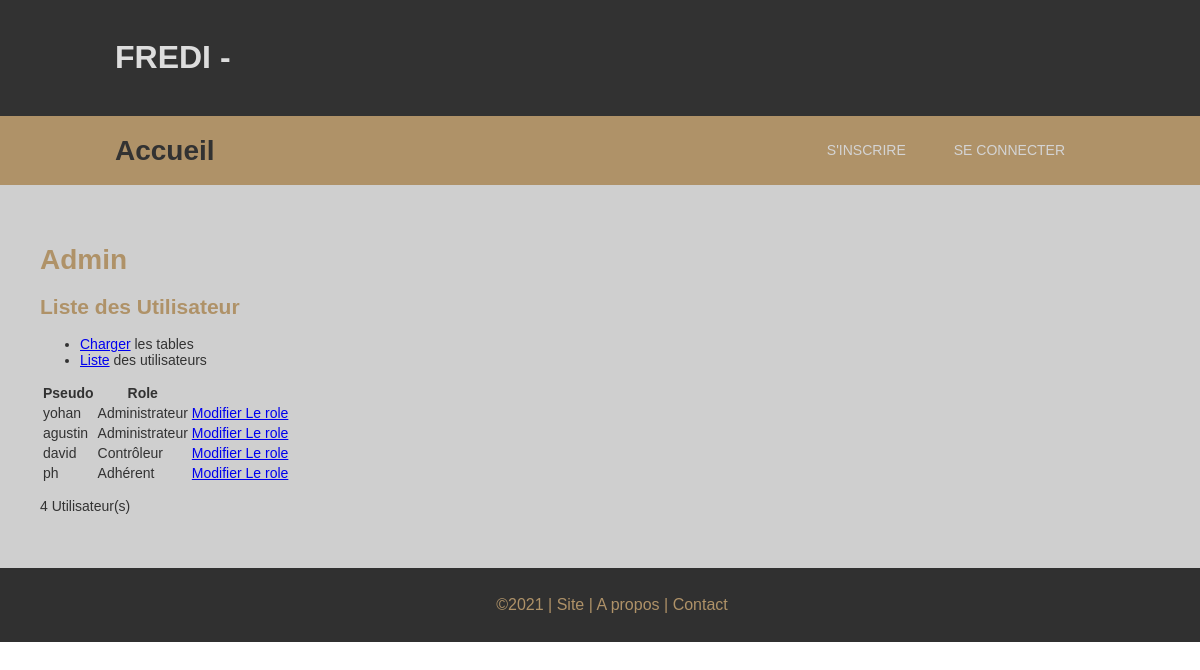
Screenshot of /utilisateur_liste.php with the database file from the repository.
### tables this page shows
CREATE TABLE `utilisateur` (
  `id_utilisateur` int(11) NOT NULL,
  `pseudo` varchar(50) DEFAULT NULL,
  `mdp` varchar(255) DEFAULT NULL,
  `mail` varchar(50) DEFAULT NULL,
  `nom` varchar(50) DEFAULT NULL,
  `prenom` varchar(50) DEFAULT NULL,
  `role` smallint(6) DEFAULT NULL
);

### app/dao/dao.php (called while the page is built, shortened)
<?php
class dao
{
    function __construct() {
        $user=DB_USER;
        $password=DB_PASSWORD;
        $host=DB_HOST;
        $name=DB_NAME;
        $dsn = 'mysql:host=' . $host . ';dbname=' . $name;
        try {
            $pdo = new PDO($dsn, $user, $password, array(PDO::MYSQL_ATTR_INIT_COMMAND =>
            "SET NAMES utf8"));
            $pdo->setAttribute(PDO::ATTR_ERRMODE, PDO::ERRMODE_EXCEPTION);
        } catch (PDOException $e) {
            echo("<p>Erreur lors de la connexion : " . $e->getMessage().'<p>');
        }
        $this->pdo = $pdo;
    }
}

### app/dao/UserDAO.php (called while the page is built, shortened)
<?php
    class UserDAO extends dao
    {
        function findAll() {
            $sql = "SELECT * FROM utilisateur";
            try {
                $sth = $this->pdo->prepare($sql);
                $sth->execute();
                $rows = $sth->fetchAll(PDO::FETCH_ASSOC);
            } catch (PDOException $e) {
                throw new Exception("Erreur lors de la requête SQL : " . $e->getMessage());
            }
            $user = array();
            foreach ($rows as $row) {
                $user[] = new User($row);
            }
            return $user;
        }
    }
?>

### app/class/user.php (called while the page is built, shortened)
<?php
    class User {
        private $id_utilisateur;
        private $pseudo;
        private $role;
        public function get_id_utilisateur(){
            return $this->id_utilisateur;
        }
        public function get_pseudo(){
            return $this->pseudo;
        }
        public function get_role(){
            return $this->role;
        }
        public function set_id_utilisateur($id_utilisateur){
            $this->id_utilisateur = $id_utilisateur;
        }
        public function set_pseudo($pseudo){
            return $this->pseudo = $pseudo;
        }
        public function set_mdp($mdp){
            return $this->mdp = $mdp;
        }
        public function set_mail($mail){
            return $this->mail = $mail;
        }
        public function set_nom($nom){
            return $this->nom = $nom;
        }
        public function set_prenom($prenom){
            return $this->prenom = $prenom;
        }
        public function set_role($role){
            return $this->role = $role;
        }
        public function fill(array $tableau){
            foreach($tableau as $key => $valeur){
                $methode = 'set_'.$key;
            }
        }
    }

### utilisateur_liste.php (the view, shortened to what this page needs)
<?php
  include('header.php');
  $users = new UserDAO();
  $users = $users->findAll();
?>
  <h1>Admin</h1>
  <h2>Liste des Utilisateur</h2>
  <ul>
    <li><a href="admin.php">Charger</a> les tables</li>
    <li><a href="utilisateur_liste.php">Liste</a> des utilisateurs</li>
  </ul>
  <?php
  if (count($users) > 0) {
  ?>
    <table>
      <tr>
        <th>Pseudo</th>
        <th>Role</th>
      </tr>
      <?php
      foreach ($users as $user) {
        $role= "";
        if ($user->get_role() == 2){
          $role = "Administrateur";
        }
        elseif ($user->get_role() == 1){
          $role = "Contrôleur";
        }
        elseif ($user->get_role() == 0){
          $role = "Adhérent";
        }
        echo '<tr>';
        echo '<td>' . $user->get_pseudo(). '</td>';
        echo '<td>' . $role. '</td>';
        echo '<td><a href="role_modifiers.php?id='.$user->get_id_utilisateur().'">Modifier Le role</a>';
        echo "</tr>";
      } ?>
    </table>
<?php
} else {
  echo "<p>Rien à afficher</p>";
}
echo "<p>". count($users) ." Utilisateur(s)</p>";
?>
<?php include('footer.php'); ?>

### css/styles.css (style rules this page uses)
html, #page { padding:0; margin:0; }
body { margin:0; padding:0; width:100%; color:#af9268; font:14px Sans-Serif; }
h1, h2, h3, h4, h5, h6 { color:#af9268; }

### rows the page displays
utilisateur: pseudo "yohan", role "Administrateur"
utilisateur: pseudo "agustin", role "Administrateur"
utilisateur: pseudo "david", role "Contrôleur"
utilisateur: pseudo "ph", role "Adhérent"

### other values shown
count($users) "4"
